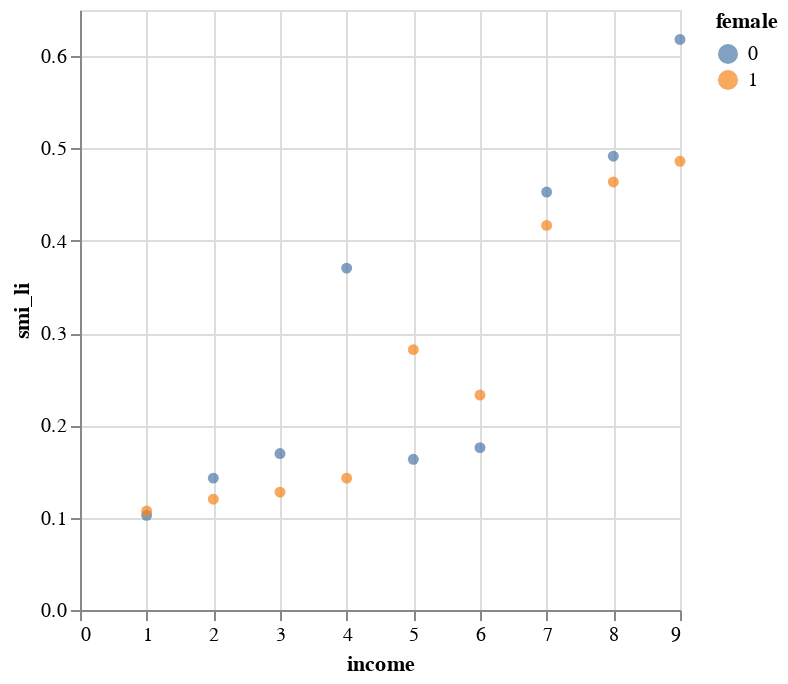

Notebook cell for this chart:
### Code cell
#Exploratory Analysis: 

#Predictor Variables (Income & Gender) Analysis to Target Variable 
alt.Chart(ss.groupby(["income", "female"], as_index=False)["smi_li"].mean()).\
mark_circle().\
encode(x="income",
      y="smi_li",
      color="female:N")

### Figure 1 — Vega-Lite specification as saved in the notebook (floating-point values rounded to 4 significant figures)
{"config": {"view": {"continuousWidth": 300, "continuousHeight": 300}}, "data": {"name": "data-6c0235d2aed6352a78b3b8d77d1952ab"}, "mark": {"type": "circle"}, "encoding": {"color": {"field": "female", "type": "nominal"}, "x": {"field": "income", "type": "quantitative"}, "y": {"field": "smi_li", "type": "quantitative"}}, "$schema": "https://vega.github.io/schema/vega-lite/v5.15.1.json", "datasets": {"data-6c0235d2aed6352a78b3b8d77d1952ab": [{"income": 1.0, "female": 0.0, "smi_li": 0.1026}, {"income": 1.0, "female": 1.0, "smi_li": 0.1071}, {"income": 2.0, "female": 0.0, "smi_li": 0.1429}, {"income": 2.0, "female": 1.0, "smi_li": 0.12}, {"income": 3.0, "female": 0.0, "smi_li": 0.1695}, {"income": 3.0, "female": 1.0, "smi_li": 0.1277}, {"income": 4.0, "female": 0.0, "smi_li": 0.3704}, {"income": 4.0, "female": 1.0, "smi_li": 0.1429}, {"income": 5.0, "female": 0.0, "smi_li": 0.1633}, {"income": 5.0, "female": 1.0, "smi_li": 0.2821}, {"income": 6.0, "female": 0.0, "smi_li": 0.1759}, {"income": 6.0, "female": 1.0, "smi_li": 0.2329}, {"income": 7.0, "female": 0.0, "smi_li": 0.4528}, {"income": 7.0, "female": 1.0, "smi_li": 0.4167}, {"income": 8.0, "female": 0.0, "smi_li": 0.4917}, {"income": 8.0, "female": 1.0, "smi_li": 0.4638}, {"income": 9.0, "female": 0.0, "smi_li": 0.6181}, {"income": 9.0, "female": 1.0, "smi_li": 0.4861}]}}
